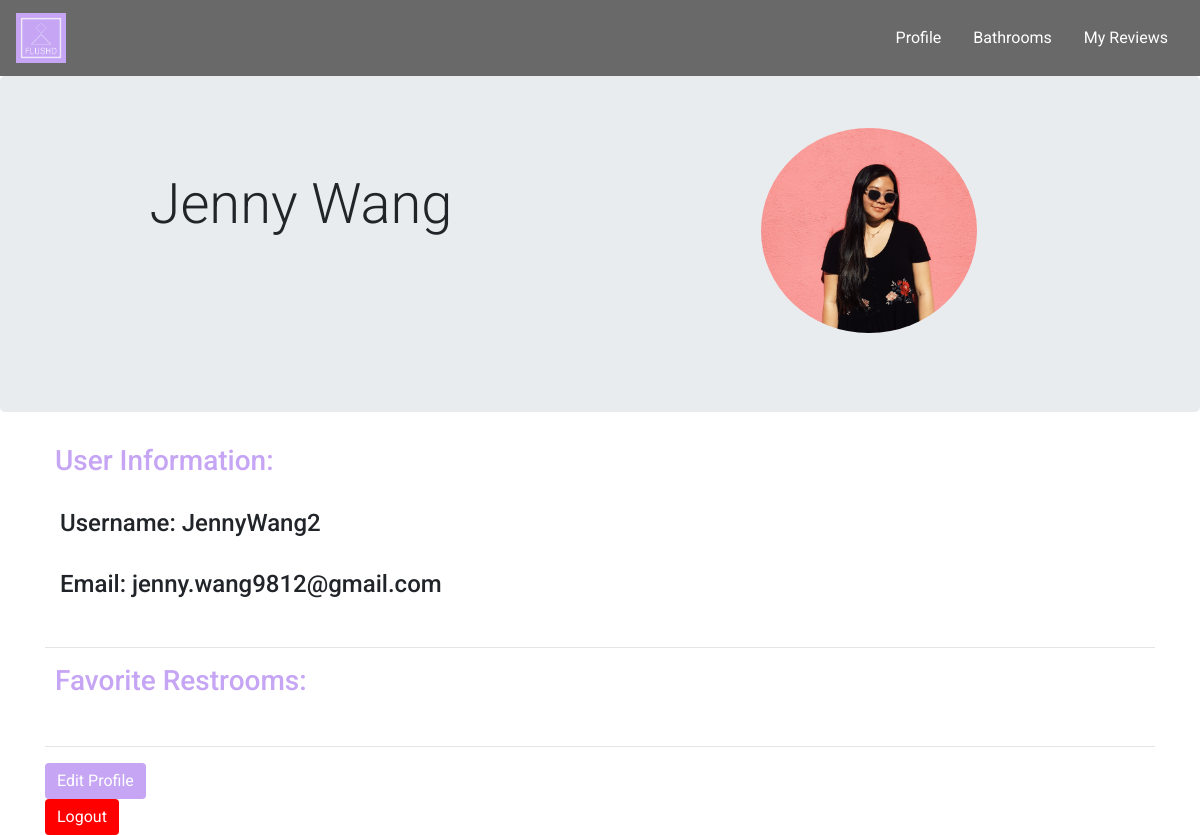
The app's page /user-profile.php (signed in), older data.
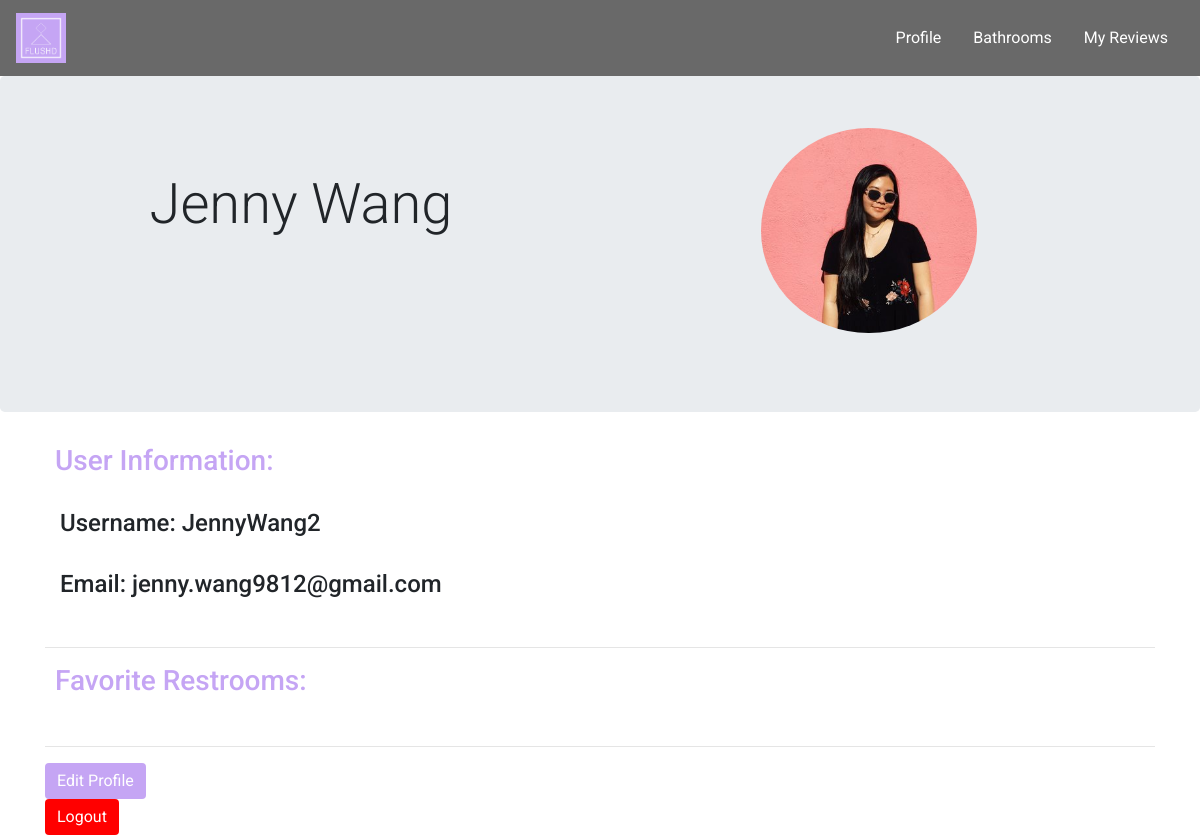
The same page, newer data.
### tables this page shows
CREATE TABLE `users` (
  `ID` int(6) NOT NULL,
  `firstname` varchar(50) NOT NULL,
  `lastname` varchar(50) NOT NULL,
  `username` varchar(50) NOT NULL,
  `email` varchar(100) NOT NULL,
  `pwd` varchar(100) NOT NULL,
  `reg_date` timestamp NOT NULL DEFAULT CURRENT_TIMESTAMP COMMENT 'date the user registered',
  `profilepic` varchar(100) DEFAULT NULL,
  `admin` tinyint(1) NOT NULL DEFAULT '0'
);

### user-profile.php (the view, shortened to what this page needs)
<!DOCTYPE html>
<html lang="en">
<head>
        <link rel="stylesheet" href="https://maxcdn.bootstrapcdn.com/bootstrap/4.2.1/css/bootstrap.min.css" />
        <link rel="stylesheet" href="styles/style.css">
        <link rel="stylesheet" href="styles/user-home-style.css">
        <link rel="stylesheet" href="https://use.fontawesome.com/releases/v5.7.2/css/all.css">
    </head>
<?php
$servername = "localhost";
$username = "root";
$password = "";
$dbname = "flushd";
$conn = new mysqli($servername, $username, $password, $dbname);
$user_id = $_SESSION['uid'];
$sSQL = "SELECT ID, firstname, lastname, email, profilepic FROM users WHERE ID = $user_id";
$result = $conn->query($sSQL);
if ($result -> num_rows > 0) {
    while($row = $result->fetch_assoc()) {
        extract($row);
    }
} else {
    echo 'No results';
}
?>
<body>
    <nav class="navbar sticky-top navbar-expand-lg" id="mainNav">
            <a class="navbar-brand" href="user-home.html">
              <img src="images/FLUSHD_logo.PNG" width="50" height="50" class="d-inline-block align-top" alt="logo">
            </a>
            <div class="collapse navbar-collapse justify-content-end" id="collapsibleNavbar">
                <ul class="nav nav-pills">
                    <li class="nav-item">
                      <a class="nav-link" id="profile-link" href="user-profile.php">Profile</a>
                    </li>
                    <li class="nav-item">
                        <a class="nav-link" id="bathroom-link" href="bathroom-index.html">Bathrooms</a>
                    </li>
                    <li class="nav-item">
                      <a class="nav-link" id="reviews-link" href="#">My Reviews</a>
                    </li>
                </ul>
            </div>
    </nav>
    <div data-spy="scroll" data-target="#mainNav" data-offset="0">
        <div class="jumbotron text-left" id="jumbo">
            <div class="row">
                <div class="col-6 text-center" >
                    <h1 class = "display-4">
                        <?php echo $firstname . " " . $lastname;?>
                    </h1>
                </div>
                <div class="col-6 text-right">
                        <img class="rounded-circle" style="width:40%; margin-top:-5%; margin-right:30%" src=<?php if ($profilepic != null) {echo $profilepic;} else {echo 'images/defaulticon.png';} ?>>
                </div>
            </div>
        </div>
    </div>
    <section class = "container">
        <h3>User Information: </h3>
        <br>
        <h4><?php echo "Username: ". $firstname . $lastname . $ID ;?></h4>
        <br>
        <h4><?php echo "Email: ". $email ;?></h4>
        <br>
        <hr />
        <h3>Favorite Restrooms: </h3>
        <br>
        <hr />
        <a class="btn" href="edit-profile.php">Edit Profile</a><br>
        <a class="btn" href="logout.php" style="background-color: red">Logout</a>
    </section>
</body>
</html>

### styles/style.css (style rules this page uses)
.btn { font-family: "Roboto", sans-serif; background:#C5A5F4; border:#C5A5F4; }
a { font-family: "Roboto", sans-serif; color:#C5A5F4; }
h3 { font-family: "Roboto", sans-serif; color:#C5A5F4; padding-left: 10px; }
h4 { position: relative; padding-left: 15px; }
#mainNav { font-family: "Roboto", sans-serif; background-color: rgb(105, 105, 105); }
#mainNav a { font-family: "Roboto", sans-serif; color:white; }
body { position:relative; font-family: "Roboto", sans-serif; }
html { scroll-behavior: smooth; }
* { box-sizing: border-box; }
.col-6 { width: 50%; }
[class*="col-"] { float: left; padding: 15px; }
[class*="col-"] { width: 100%; }
@media only screen and (min-width: 768px) { .col-6 { width: 50%; } }
.row { width: 100%; }

### styles/user-home-style.css (style rules this page uses)
.btn { color:white; }

Row changes from the older to the newer data that the page shows:
changed users "Jenny": profilepic: a different picture
